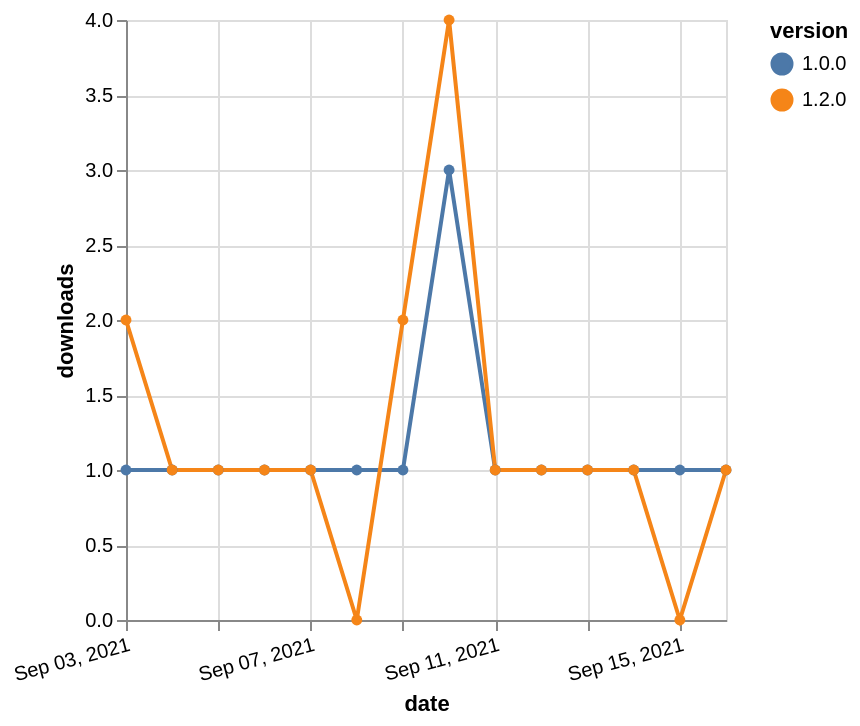

Source (Vega-Lite JSON):
### Vega-Lite specification from a JSON file in a GitHub repository (floating-point values rounded to 4 significant figures)
{"$schema": "https://vega.github.io/schema/vega-lite/v5.json", "description": "A simple bar chart with embedded data.", "data": {"values": [{"date": "2021-09-03", "total": 196, "delta": 1, "version": "1.0.0"}, {"date": "2021-09-04", "total": 197, "delta": 1, "version": "1.0.0"}, {"date": "2021-09-05", "total": 198, "delta": 1, "version": "1.0.0"}, {"date": "2021-09-06", "total": 199, "delta": 1, "version": "1.0.0"}, {"date": "2021-09-07", "total": 200, "delta": 1, "version": "1.0.0"}, {"date": "2021-09-08", "total": 201, "delta": 1, "version": "1.0.0"}, {"date": "2021-09-09", "total": 202, "delta": 1, "version": "1.0.0"}, {"date": "2021-09-10", "total": 205, "delta": 3, "version": "1.0.0"}, {"date": "2021-09-11", "total": 206, "delta": 1, "version": "1.0.0"}, {"date": "2021-09-12", "total": 207, "delta": 1, "version": "1.0.0"}, {"date": "2021-09-13", "total": 208, "delta": 1, "version": "1.0.0"}, {"date": "2021-09-14", "total": 209, "delta": 1, "version": "1.0.0"}, {"date": "2021-09-15", "total": 210, "delta": 1, "version": "1.0.0"}, {"date": "2021-09-16", "total": 211, "delta": 1, "version": "1.0.0"}, {"date": "2021-09-03", "total": 122, "delta": 2, "version": "1.2.0"}, {"date": "2021-09-04", "total": 123, "delta": 1, "version": "1.2.0"}, {"date": "2021-09-05", "total": 124, "delta": 1, "version": "1.2.0"}, {"date": "2021-09-06", "total": 125, "delta": 1, "version": "1.2.0"}, {"date": "2021-09-07", "total": 126, "delta": 1, "version": "1.2.0"}, {"date": "2021-09-08", "total": 126, "delta": 0, "version": "1.2.0"}, {"date": "2021-09-09", "total": 128, "delta": 2, "version": "1.2.0"}, {"date": "2021-09-10", "total": 132, "delta": 4, "version": "1.2.0"}, {"date": "2021-09-11", "total": 133, "delta": 1, "version": "1.2.0"}, {"date": "2021-09-12", "total": 134, "delta": 1, "version": "1.2.0"}, {"date": "2021-09-13", "total": 135, "delta": 1, "version": "1.2.0"}, {"date": "2021-09-14", "total": 136, "delta": 1, "version": "1.2.0"}, {"date": "2021-09-15", "total": 136, "delta": 0, "version": "1.2.0"}, {"date": "2021-09-16", "total": 137, "delta": 1, "version": "1.2.0"}]}, "width": "container", "mark": {"type": "line", "point": {"filled": true}}, "encoding": {"x": {"field": "date", "type": "temporal", "timeUnit": "yearmonthdate", "title": "date", "axis": {"labelAngle": -15}}, "y": {"field": "delta", "type": "quantitative", "title": "downloads"}, "color": {"field": "version", "type": "nominal"}, "tooltip": {"field": "delta"}}}
